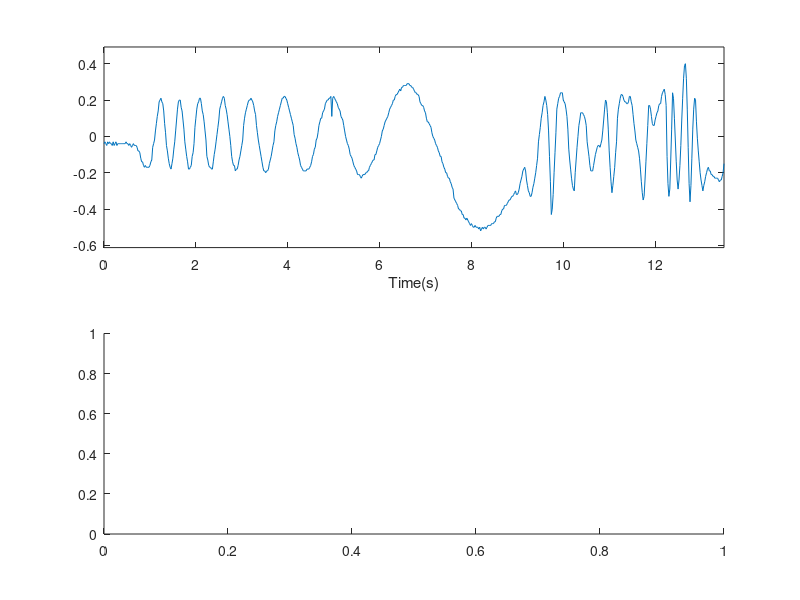

This chart was generated by the following MATLAB code: (Note: this script raises an error after producing the figure.)
clear
%Create variables. This is just so that the if statements work later.
Launch_2_1 = 0;
Launch_2_2 = 0;
Launch_2_3 = 0;
Launch_2_4 = 0;
Launch_2_5 = 0;
%load data. Just change the number of the launch in both lines below
load('Launch_2_4.txt')
launch=Launch_2_4;

%make column vectors out of the table of data
x_accel=launch(:,1);
y_accel=launch(:,2);
z_accel=launch(:,3);
x_roll=launch(:,4);
y_roll=launch(:,5);
z_roll=launch(:,6);
x_mag=launch(:,7);
y_mag=launch(:,8);
z_mag=launch(:,9);


%create time vector. Assume logger writes at 50 hz. 
[length,width]=size(x_accel);
i= 1:1:length;
time = i*.02;

%find the launch window. Each launch has various accelerations before
%ignition which means there needs to be a different threshold in order to
%actually detect it. Also, launches 4 and 5 used a different set of
%electronics which use different units. These if statements also adjust for
%the magnitude of the frequencies on the spectrogram.
launchframe=1;

if (launch == Launch_2_1) | (launch == Launch_2_2)
    while z_accel(launchframe)<40
    launchframe=launchframe+1;
    end
    z_roll = -1*z_roll/(2*pi);
    x_roll = -1*x_roll/(2*pi);
    y_roll = -1*y_roll/(2*pi);
    minThresh = 0;
    pos = 'last';
    powerCutoff = 3;
elseif (launch == Launch_2_4)
    while z_accel(launchframe)<120
    launchframe=launchframe+1;
    end
    z_roll = -1*z_roll/360;
    x_roll = -1*x_roll/360;
    y_roll = -1*y_roll/360;
    minThresh = -30;
    pos = 'first';
    powerCutoff = .005;
elseif (launch == Launch_2_5)
    while z_accel(launchframe)<40
    launchframe=launchframe+1;
    end
    z_roll = -1*z_roll/360;
    x_roll = -1*x_roll/360;
    y_roll = -1*y_roll/360;
    minThresh = -37;
    pos = 'last';
    powerCutoff = .0025;
else
    minThresh = 0;
    justwork = 'Didnt work'
    pos = 'last';
end
%launch window start is 0.5 s before launch frame and 13 s after. Find it
%by frame and correlate to time
logstart = launchframe -.5/.02;
logstop = launchframe + 13/.02;
launchstart = time(logstart);
launchstop = time(logstop);

%variables for the spectrogram controls
frequencyLimits = [0 25]; % Hz
leakage = 0.8;
timeResolution = 0.75; % seconds
overlapPercent = 99;
reassignFlag = true;

% Index into signal time region of interest
x_mag_ROI = x_mag(:);
timeValues = time;
minIdx = timeValues >= launchstart;
maxIdx = timeValues <= launchstop;

%Trim time frame and convert to proper units
x_mag_ROI = x_mag_ROI(minIdx&maxIdx);
timeValues = timeValues(minIdx&maxIdx);

z_accel_processed = z_accel(minIdx&maxIdx)/9.8;
x_accel_processed = x_accel(minIdx&maxIdx)/9.8;
y_accel_processed = y_accel(minIdx&maxIdx)/9.8;

z_roll_processed = z_roll(minIdx&maxIdx);
x_roll_processed = x_roll(minIdx&maxIdx);
y_roll_processed = y_roll(minIdx&maxIdx);

timeValues = timeValues - launchstart;

% Compute spectral estimate
%Plot the x magnetometer and spectrogram on the same plot
figure('Name', 'X Magnetometer Spectrogram','NumberTitle','off')
ax1 = subplot(2,1,1);
plot(timeValues, x_mag_ROI)
%scale axis
axis([0 launchstop-launchstart (min(x_mag_ROI)-.1*(max(x_mag_ROI)-min(x_mag_ROI))) (max(x_mag_ROI)+.1*(max(x_mag_ROI)-min(x_mag_ROI)))])
xlabel('Time(s)')
ax2 = subplot(2,1,2);
pspectrum(x_mag_ROI,timeValues, ...
    'spectrogram', ...
    'FrequencyLimits',frequencyLimits, ...
    'Leakage',leakage, ...
    'TimeResolution',timeResolution, ...
    'OverlapPercent',overlapPercent, ...
    'MinThreshold',minThresh, ...
    'Reassign',reassignFlag);
[P, F, T] = pspectrum(x_mag_ROI,timeValues, ...
    'spectrogram', ...
    'FrequencyLimits',frequencyLimits, ...
    'Leakage',leakage, ...
    'TimeResolution',timeResolution, ...
    'OverlapPercent',overlapPercent, ...
    'MinThreshold',minThresh, ...
    'Reassign',reassignFlag);
figure('Name', 'Acceleration and Roll','NumberTitle','off')

%Plot Acceleration
ax1 = subplot(3,1,1);
hold on
plot(timeValues,z_accel_processed)
plot(timeValues,y_accel_processed)
plot(timeValues,x_accel_processed)
axis([0 launchstop-launchstart (min(z_accel_processed)-.1*(max(z_accel_processed)-min(z_accel_processed))) (max(z_accel_processed)+.1*(max(z_accel_processed)-min(z_accel_processed)))])
xlabel('Time(s)')
ylabel('Acceleration(g)')
title('Acceleration vs Time')

ax2 = subplot(3,1,2);
[length,width]=size(z_accel_processed);
velocity = zeros(length,1);
velocity(1) = 0;
for i = 2:length
    velocity(i) = z_accel_processed(i-1)*9.8 * .02 + velocity(i-1);
end

plot(timeValues,velocity)
xlabel('Time(s)')
ylabel('Velocity (m/s)')
title('Velocity vs Time')

%Plot Roll
ax3 = subplot(3,1,3);
hold on
plot(timeValues,z_roll_processed)
plot(timeValues,y_roll_processed)
plot(timeValues,x_roll_processed)
axis([0 launchstop-launchstart (min(z_roll_processed)-.1*(max(z_roll_processed)-min(z_roll_processed))) (max(z_roll_processed)+.1*(max(z_roll_processed)-min(z_roll_processed)))])
xlabel('Time(s)')
ylabel('Gyro Roll Rate (Hz)')
title('Roll Rate vs Time')

x=1;
[lengthp, widthp] = size(P);
for j =1:widthp
    for i =1:lengthp
        if P(i,j) > powerCutoff
            ov(x,1) = T(j);
            ov(x,2) = F(i);
            x=x+1;
        end
    end
end

%ai is the index of the unique time values, sorted by last. Somehow this
%code works although I'm not positive how it works. I'm not questioning it
[nv1, ai] = unique(ov(:,1), pos)
figure('name', 'Spectrogram Roll Rate', 'NumberTitle','off')
plot(ov(ai,1),ov(ai,2))
xlabel('Time(s)')
ylabel('Roll Rate (Hz)')
title('Roll Rate vs Time')


%signalAnalyzer
